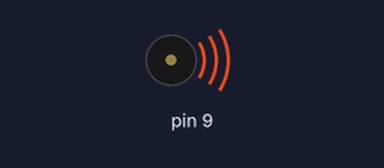
Recording of a sketch running on a simulated Arduino Uno, built with avr-gcc and run on an emulated ATmega328P. On the bench: buzzer (waves = sounding).

Above: at 0.5 s.
Timing chart, 0 to 4.6 s (numbered marks = the images above):
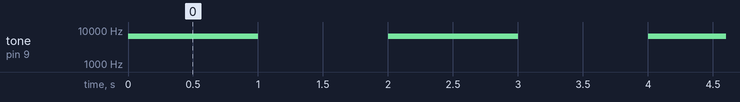

Measured:
- by itself, tone on pin 9: alternates 6500 Hz for 1.0 s and silent for 1.0 s

The sketch:

Tono.ino
```cpp
void setup() {
  pinMode(9, OUTPUT);

}

void loop() {
  tone(9, 6500);
  delay(1000);
  noTone(9);
  digitalWrite(9, HIGH);
  delay(1000);
}
```
